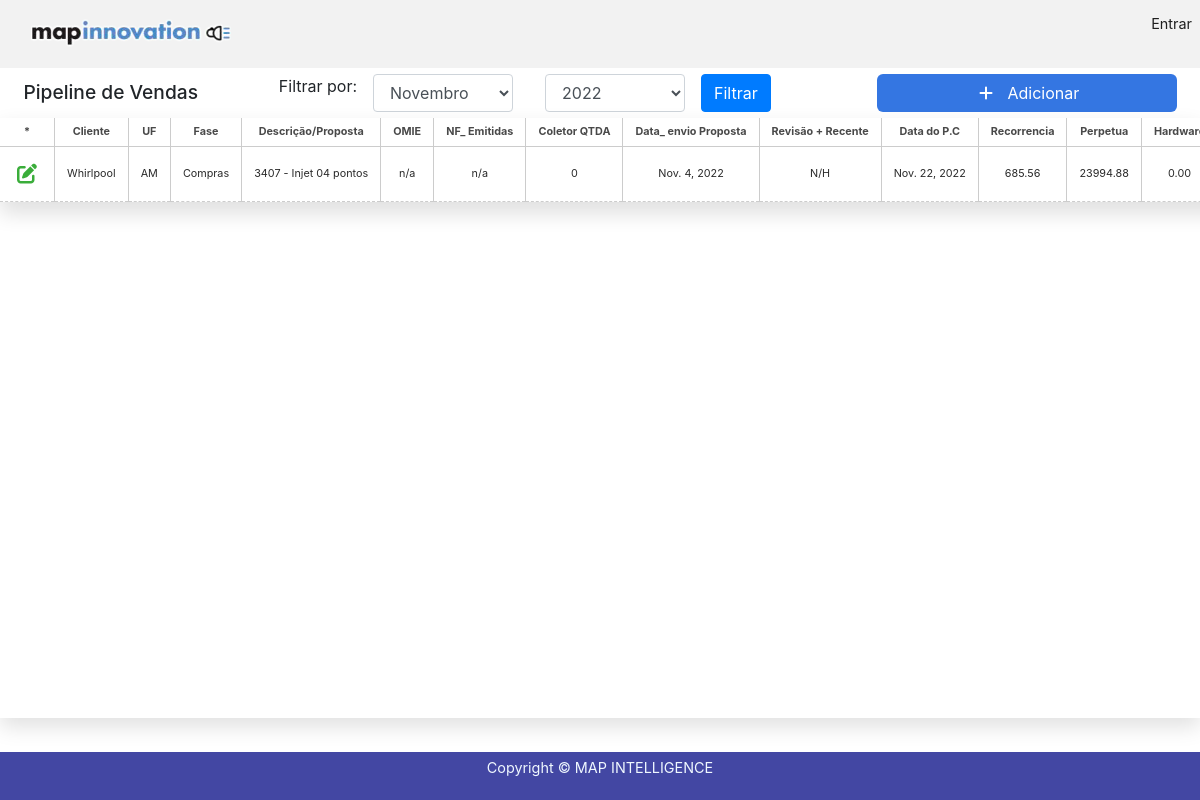
Before: /pipeline/ with the older database file.
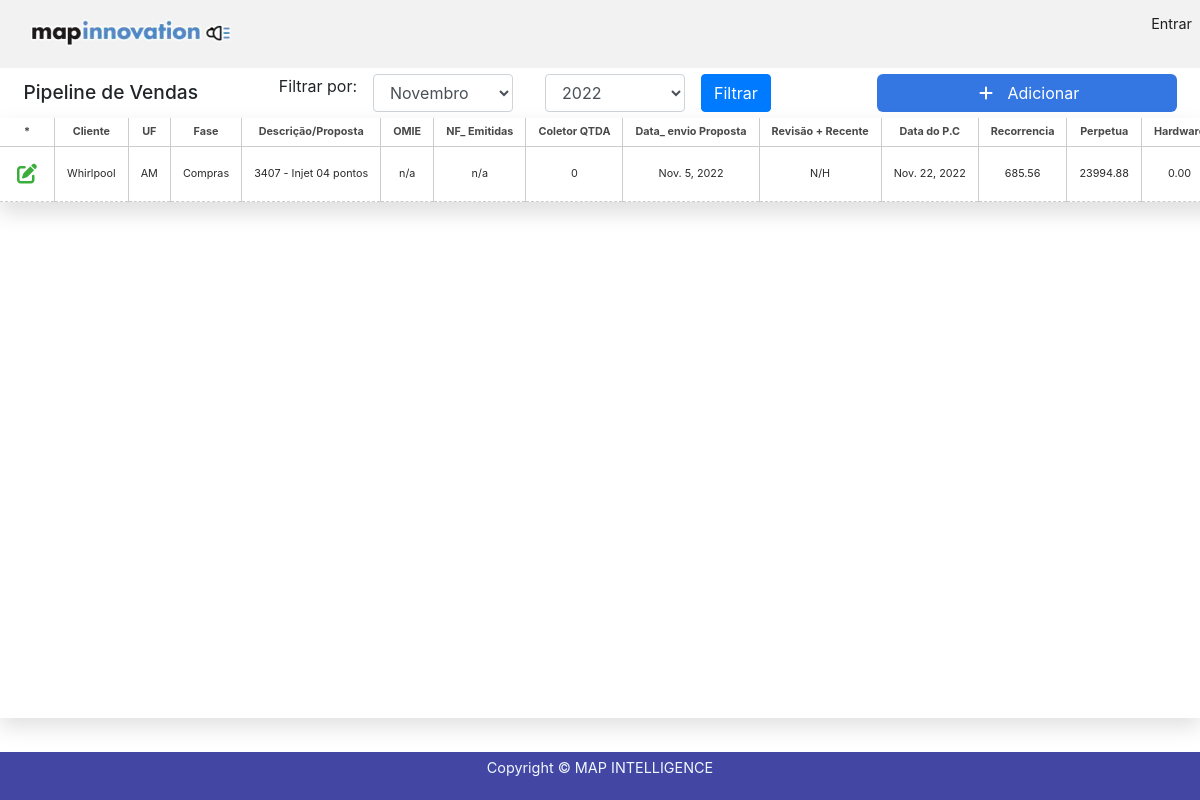
After: the same page with the newer database file.
### pipeline/models.py (models this page shows)
class PipelineVendas(models.Model):
    created_at = models.DateField(auto_now=True)
    updated_at = models.DateField(auto_now_add=True)
    Cliente = models.CharField(max_length=255, blank=False, null=False)
    OP1 = (
        ('RO', 'Rondônia'),
        ('AC', 'Acre'),
        ('AM', 'Amazonas'),
        ('RR', 'Roraima'),
        ('PA', 'Pará'),
        ('AP', 'Amapá'),
        ('TO', 'Tocantins'),
        ('MA', 'Maranhão'),
        ('PI', 'Piauí'),
        ('CE', 'Ceará'),
        ('RN', 'Rio Grande do Norte'),
        ('PB', 'Paraíba'),
        ('PE', 'Pernambuco'),
        ('AL', 'Alagoas'),
        ('SE', 'Sergipe'),
        ('BA', 'Bahia'),
        ('MG', 'Minas Gerais'),
        ('ES', 'Espírito Santo'),
        ('RJ', 'Rio de Janeiro'),
        ('SP', 'São Paulo'),
        ('PR', 'Paraná'),
        ('SC', 'Santa Catarina'),
        ('RS', 'Rio Grande do Sul'),
        ('MS', 'Mato Grosso do Sul'),
        ('MT', 'Mato Grosso'),
        ('GO', 'Goiás'),
        ('DF', 'Distrito Federal'),
    )
    UF = models.CharField(choices=OP1, max_length=30, blank=True, null=True)
    OP2 = (
        ('Inicio', 'Inicio'),
        ('Negociação', 'Negociação'),
        ('Compras', 'Compras'),
        ('Aprovado', 'Aprovado'),
    )
    Fase = models.CharField(choices=OP2, max_length=10, blank=False, null=False)
    Descricao = models.CharField(max_length=100, blank=True, null=True)
    OMIE = models.CharField(max_length=100, blank=True, null=True)
    NF_Emitidas = models.CharField(max_length=100, blank=True, null=True)
    Qtd_Coletor = models.IntegerField(blank=True, null=True)
    Data_envio_Proposta = models.DateField(auto_now=False, auto_now_add=False, blank=True, null=True)
    RevisaoRecente = models.CharField(max_length=50, blank=True, null=True)
    Data_doPC = models.DateField(auto_now=False, auto_now_add=False, blank=True, null=True)
    Recorrencia = models.DecimalField(max_digits=8, decimal_places=2, blank=True, null=True)
    Perpetua = models.DecimalField(max_digits=8, decimal_places=2, blank=True, null=True)
    Hardware = models.DecimalField(max_digits=8, decimal_places=2, blank=True, null=True)
    Servicos = models.DecimalField(max_digits=8, decimal_places=2, blank=True, null=True)
    TotalPrevisto = models.DecimalField(max_digits=8, decimal_places=2, blank=True, null=True)
    FaturadoMesAtual = models.DecimalField(max_digits=8, decimal_places=2, blank=True, null=True)
    OP3 = (
        ('Realizada', 'Realizada'),
        ('Pendente', 'Pendente'),
        ('N/A', 'N/A'),
    )
    Entrega = models.CharField(choices=OP3, max_length=50, blank=False, null=False)
    Pagamento = models.CharField(max_length=50, blank=True, null=True)
    Contato = models.CharField(max_length=50, blank=True, null=True)
    OBS = models.TextField(blank=True, null=True)
    def __str__(self):
        return self.Cliente

### pipeline/views.py (the view)
# urls.py: path('', views.PipelineView),
def PipelineView(request):
    lista = [
        "*",
        "Cliente",
        "UF",
        "Fase",
        "Descrição/Proposta",
        "OMIE",
        "NF_ Emitidas",
        "Coletor QTDA",
        "Data_ envio Proposta",
        "Revisão + Recente",
        "Data do P.C",
        "Recorrencia",
        "Perpetua",
        "Hardware",
        "Serviços",
        "TOTAL PREVISTO",
        "FATURADO NOVEMBRO",
        "ENTREGA",
        "Pagamento",
        "Contato",
        "Observação",
        "*"
    ]
    lista_mes = (
        'Janeiro',
        'Fevereiro',
        'Março',
        'Abril',
        'Maio',
        'Junho',
        'Julho',
        'Agosto',
        'Setembro',
         'Outubro',
         'Novembro',
         'Dezembro',
    )
    lista_ano = (
        2017,
        2018,
        2019,
        2020,
        2021,
        2022,
        2023,
        2024,
    )
    mesAtual = 'Outubro'
    anoAtual = 2022
    mes = request.GET.get('filter_mes')
    year = request.GET.get('filter_ano')
    year = 2022
    month = 0
    match mes:
        case "Janeiro":
            month = 1
        case "Fevereiro":
            month = 2
        case "Março":
            month = 3
        case "Abril":
            month = 4
        case "Maio":
            month = 5
        case "Junho":
            month = 6
        case "Julho":
            month = 7
        case "Agosto":
            month = 8
        case "Setembro":
            month = 9
        case "Outubro":
            month = 10
        case "Novembro":
            month = 11
        case "Dezembro":
            month = 12
        case _:
            print("Uai")
    mesAtual = request.GET.get('filter_mes')
    anoAtual = request.GET.get('filter_ano')
    if(anoAtual is None):
        anoAtual = 2022
    if(mesAtual is None):
        month = 11
        mesAtual = 'Novembro'
    pipeline = PipelineVendas.objects.order_by('Cliente').filter(Data_envio_Proposta__month=month).filter(Data_envio_Proposta__year__gte=anoAtual)
    formPipeline = PipelineForm()
    print(str(pipeline))
    if request.method == 'POST':
        formPipelineAdd = PipelineForm(request.POST)
        if (formPipelineAdd.is_valid()):
            formPipelineAdd.save()
            return redirect('/pipeline')
    context = {
    'dados' : pipeline,
    'lista': lista,
    'formPipeline': formPipeline,
    'lista_ano' : lista_ano,
    'lista_mes' : lista_mes,
    'mesAtual' : mesAtual,
    'anoAtual' : anoAtual
    }
    return render(request, 'pipeline/index.html', context)

### pipeline/forms.py
class PipelineForm(forms.ModelForm):
    Data_envio_Proposta = forms.DateTimeField(label="Data envio da Proposta", required=False, widget=NumberInput(attrs={'type':'date'}))
    Data_doPC = forms.DateTimeField(label="Data do P.C", required=False, widget=NumberInput(attrs={'type':'date'}))
    class Meta:
        model = PipelineVendas
        fields = (
            'Cliente',
            'UF',
            'Fase',
            'Descricao',
            'OMIE',
            'NF_Emitidas',
            'Qtd_Coletor',
            'Data_envio_Proposta',
            'RevisaoRecente',
            'Data_doPC',
            'Recorrencia',
            'Perpetua',
            'Hardware',
            'Servicos',
            'TotalPrevisto',
            'FaturadoMesAtual',
            'Entrega',
            'Pagamento',
            'Contato',
            'OBS'
            )

### pipeline/templates/pipeline/index.html (shortened to what this page needs)
{% extends 'based.html' %}
{% block content %}
<div class="container-f">
        <div class="container-flex">
            <h3 id="h3_fd">Pipeline de Vendas </h3>
            <div class="caixa-filtro "  onclick=abrir14()>
                <form action="" class="form-flex" >
                    <p>Filtrar por:</p>
                    <select name="filter_mes" id="filter" class="col-3  form-control">
                        <option style="background-color: rgba(200, 206, 206, 0.7)" value="{{mesAtual}}">{{mesAtual}}</option>
                    </select>
                    <select name="filter_ano" id="filter" class="col-3  form-control">
                        <option style="background-color: rgba(200, 206, 206, 0.7)" value="{{anoAtual}}">{{anoAtual}}</option>
                    </select>
                    <button class="btn btn-primary my-2 my-sm-0" type="submit">Filtrar</button>
                </form>
            </div>
            <div class="col-3 add-div text-center"  onclick=abrir1()>
                <i class="fas fa-plus"> </i> Adicionar
            </div>
        </div>
    </div>
<div class="container-central">
    <table class="pipe-table">
        <tr class="header-pipe-table">
            {% for item in lista %}
                <th>{{item}}</th>
            {% endfor %}
        </tr>
        {% for item in dados %}
            {% if item.Fase == 'Aprovado' %}
                <tr class="pipe-table-tr" style="background-color: #86EA71; border-right: 1px solid #318C1E;" onmouseover="this.style.backgroundColor='#6FC35E'" onmouseout="this.style.backgroundColor='#86EA71'">
                    <td>
                        <a id="edit" href="/pipeline/editPipeline/{{item.id}}"><span><i class="fas fa-edit"></i></span></a>
                    </td>
                    <td>{{item.Cliente}}</td>
                    <td>{{item.UF}}</td>
                    <td>{{item.Fase}}</td>
                    <td>{{item.Descricao}}</td>
                    <td>{{item.OMIE}}</td>
                    <td>{{item.NF_Emitidas}}</td>
                    <td>{{item.Qtd_Coletor}}</td>
                    <td>{{item.Data_envio_Proposta}}</td>
                    <td>{{item.RevisaoRecente}}</td>
                    <td>{{item.Data_doPC}}</td>
                    <td>{{item.Recorrencia}}</td>
                    <td>{{item.Perpetua}}</td>
                    <td>{{item.Hardware}}</td>
                    <td>{{item.Servicos}}</td>
                    <td>{{item.TotalPrevisto}}</td>
                    <td>{{item.FaturadoMesAtual}}</td>
                    <td>{{item.Entrega}}</td>
                    <td>{{item.Pagamento}}</td>
                    <td>{{item.Contato}}</td>
                    <td>{{item.OBS}}</td>
                    <td>
                        <a id="delete" href="/pipeline/deletePipeline/{{item.id}}"><span><i class="fas fa-trash"></i></span></a>
                    </td>
                </tr>
            {% else %}
                <tr class="pipe-table-tr">
                    <td>
                        <a id="edit" href="/pipeline/editPipeline/{{item.id}}"><span><i class="fas fa-edit"></i></span></a>
                    </td>
                    <td>{{item.Cliente}}</td>
                    <td>{{item.UF}}</td>
                    <td>{{item.Fase}}</td>
                    <td>{{item.Descricao}}</td>
                    <td>{{item.OMIE}}</td>
                    <td>{{item.NF_Emitidas}}</td>
                    <td>{{item.Qtd_Coletor}}</td>
                    <td>{{item.Data_envio_Proposta}}</td>
                    <td>{{item.RevisaoRecente}}</td>
                    <td>{{item.Data_doPC}}</td>
                    <td>{{item.Recorrencia}}</td>
                    <td>{{item.Perpetua}}</td>
                    <td>{{item.Hardware}}</td>
                </tr>
            {% endif %}
        {% endfor %}
    </table>
</div>
{% endblock  %}

Changed rows visible on the page:
changed PipelineVendas "Whirlpool": Data_envio_Proposta "Nov. 4, 2022" → "Nov. 5, 2022"
